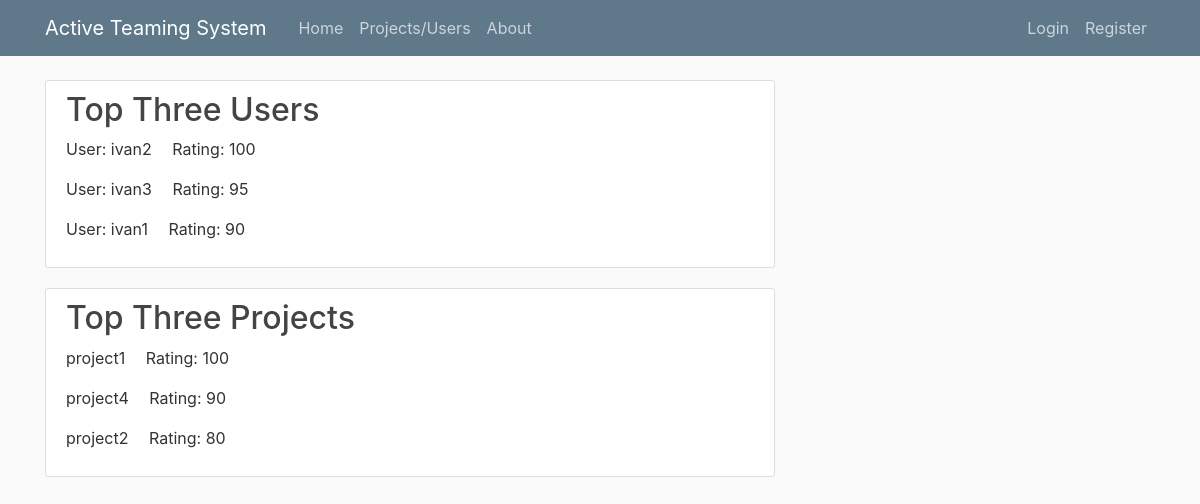
The page /home on the database its author committed.
### application/models.py (models this page shows, shortened)
class User(db.Model,UserMixin):
    id = db.Column(db.Integer, primary_key=True)
    username = db.Column(db.String(20), unique=True, nullable=False)
    email = db.Column(db.String(120), unique=True, nullable=False)
    image_file = db.Column(db.String(20), nullable=False, default='default.jpg')
    password = db.Column(db.String(60), nullable=False)
    rating = db.Column(db.Integer,nullable=False,default=0)
    posts = db.relationship('Post', backref='author', lazy=True)
    project = db.relationship('Project', backref='member', lazy=True)

class Project(db.Model):
    id = db.Column(db.Integer, primary_key=True)
    title = db.Column(db.String(100), nullable=False)
    date_created = db.Column(db.DateTime, nullable=False, default=datetime.utcnow)
    description = db.Column(db.Text, nullable=False)
    members = db.Column(db.Integer, db.ForeignKey('user.id'), nullable=False)
    rating = db.Column(db.Integer, nullable =False, default=0)

### application/route.py (the view)
@app.route("/")
@app.route("/home")
def home():
    users = User.query.order_by(User.rating.desc()).limit(3).all()
    projects = Project.query.order_by(Project.rating.desc()).limit(3).all()
    return render_template('home.html', users=users,projects=projects)

### application/templates/home.html
{% extends "layout.html" %}
{% block content %}
<body>
    <article class="media content-section">
      <div class="media-body">
          <h2>Top Three Users</h2>
          {% for user in users %}
          <p class="article-content">User: {{user.username }}&emsp; Rating: {{user.rating }}</p>
          {% endfor %}
      </div>
    </article>
    <article class="media content-section">
      <div class="media-body">
          <h2>Top Three Projects</h2>
          {% for project in projects %}
          <p class="article-content">{{project.title }}&emsp; Rating: {{project.rating }}</p>
          {% endfor %}
      </div>
    </article>
</body>
{% endblock content %}

### application/templates/layout.html (shortened to what this page needs)
<!DOCTYPE html>
<html>
<head>
    <link rel="stylesheet" href="https://maxcdn.bootstrapcdn.com/bootstrap/4.0.0/css/bootstrap.min.css">
    <link rel="stylesheet" type="text/css" href="{{ url_for('static', filename='main.css') }}">
</head>
<body>
    <header class="site-header">
      <nav class="navbar navbar-expand-md navbar-dark bg-steel fixed-top">
        <div class="container">
          <a class="navbar-brand mr-4" href="/">Active Teaming System</a>
          <div class="collapse navbar-collapse" id="navbarToggle">
            <div class="navbar-nav mr-auto">
              <a class="nav-item nav-link" href="{{ url_for('home') }}">Home</a>
              <a class="nav-item nav-link" href="{{ url_for('projects_and_users') }}">Projects/Users</a>
              <a class="nav-item nav-link" href="{{ url_for('about') }}">About</a>
            </div>
            <div class="navbar-nav">
              {%if current_user.is_authenticated%}
                <a class="nav-item nav-link" href="{{ url_for('message') }}">Message</a>
                <a class="nav-item nav-link" href="{{ url_for('form_group') }}">Form Group</a>
                <a class="nav-item nav-link" href="{{ url_for('account') }}">Account</a>
                <a class="nav-item nav-link" href="{{ url_for('new_post') }}">New Post</a>
                <a class="nav-item nav-link" href="{{ url_for('logout') }}">Logout</a>
              {%else%}
                <a class="nav-item nav-link" href="{{ url_for('login') }}">Login</a>
                <a class="nav-item nav-link" href="{{ url_for('register') }}">Register</a>
              {%endif%}
            </div>
          </div>
        </div>
      </nav>
    </header>
    <main role="main" class="container">
      <div class="row">
        <div class="col-md-8">
          {% block content %}{% endblock %}
        </div>
      </div>
    </main>
</body>
</html>

### application/static/main.css (style rules this page uses)
body { background: #fafafa; color: #333333; margin-top: 5rem; }
h1, h2, h3, h4, h5, h6 { color: #444444; }
.bg-steel { background-color: #5f788a; }
.site-header .navbar-nav .nav-link { color: #cbd5db; }
.content-section { background: #ffffff; padding: 10px 20px; border: 1px solid #dddddd; border-radius: 3px; margin-bottom: 20px; }
.article-content { white-space: pre-line; }

### rows shown on the page
User: username "ivan2", rating "100"
User: username "ivan3", rating "95"
User: username "ivan1", rating "90"
Project: title "project1", rating "100"
Project: title "project4", rating "90"
Project: title "project2", rating "80"
